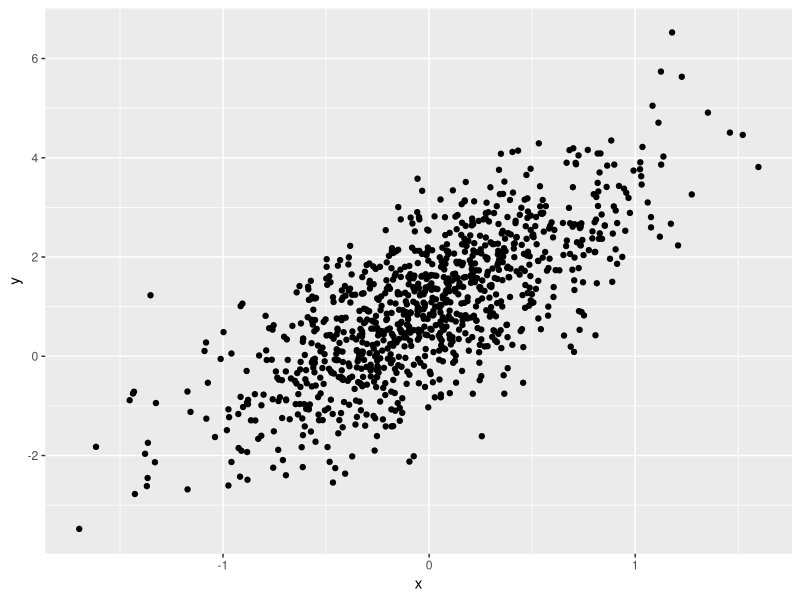
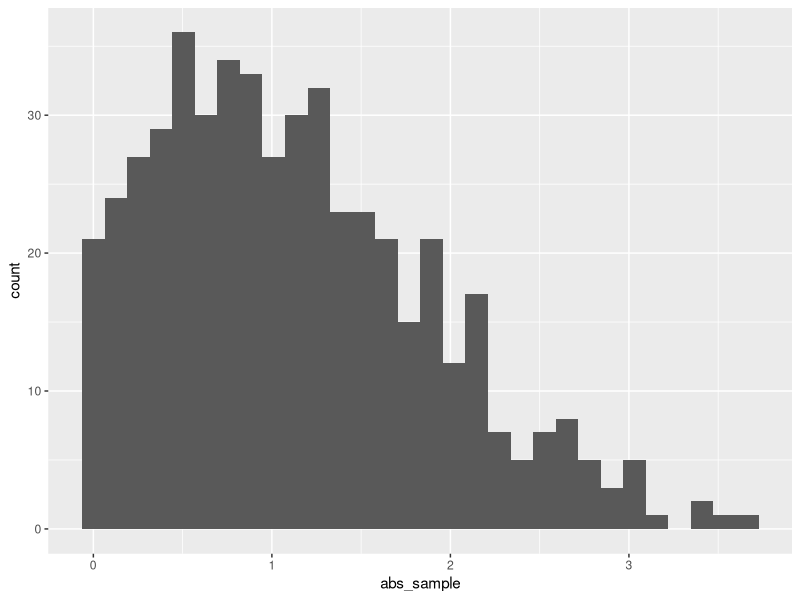

Write the R code that produced these figures, in order.
## ---- chunk 1
library(tidyverse)
## ---- chunk 2
samp = rnorm(100)
length(samp)
## ---- chunk 3


set.seed(1234)

plot_df = tibble(
  x = rnorm(1000, sd = .5),
  y = 1 + 2 * x + rnorm(1000),
)

ggplot(plot_df,aes(x=x, y=y)) + geom_point()


## ---- chunk 4
set.seed(12)


la_df = tibble(
  sample = rnorm(500, mean = 1),
  gr_than_0 = sample > 0,
  abs_sample = abs(sample)
)

ggplot(la_df, aes(x=abs_sample)) + geom_histogram()

median_sample = median(pull(la_df, sample))
